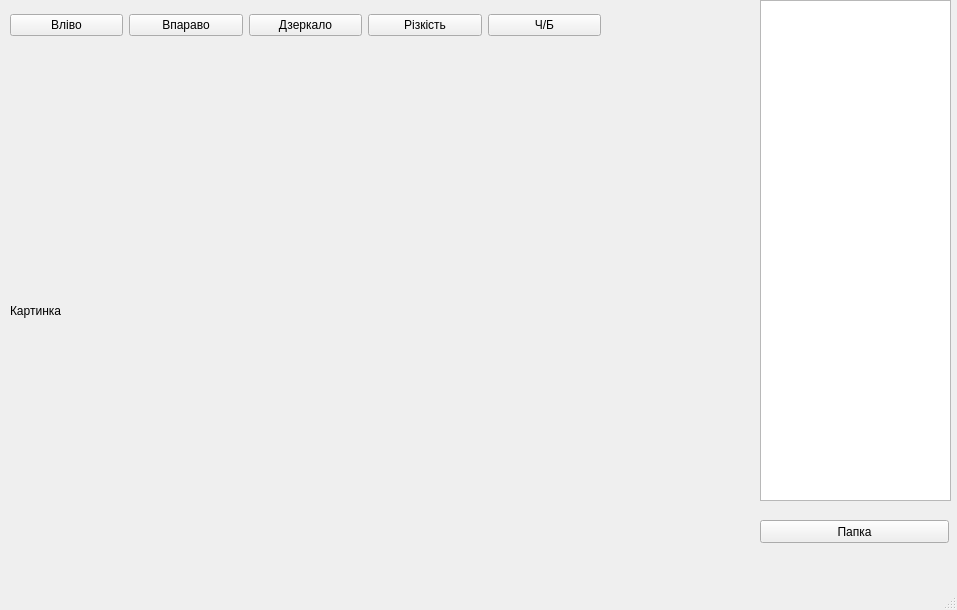
<?xml version="1.0" encoding="UTF-8"?>
<ui version="4.0">
 <class>MainWindow</class>
 <widget class="QMainWindow" name="MainWindow">
  <property name="geometry">
   <rect>
    <x>0</x>
    <y>0</y>
    <width>957</width>
    <height>610</height>
   </rect>
  </property>
  <property name="windowTitle">
   <string>MainWindow</string>
  </property>
  <widget class="QWidget" name="centralwidget">
   <widget class="QLabel" name="photo_lb">
    <property name="geometry">
     <rect>
      <x>10</x>
      <y>60</y>
      <width>741</width>
      <height>501</height>
     </rect>
    </property>
    <property name="text">
     <string>Картинка</string>
    </property>
   </widget>
   <widget class="QListWidget" name="files_list">
    <property name="geometry">
     <rect>
      <x>760</x>
      <y>0</y>
      <width>191</width>
      <height>501</height>
     </rect>
    </property>
   </widget>
   <widget class="QWidget" name="horizontalLayoutWidget">
    <property name="geometry">
     <rect>
      <x>10</x>
      <y>10</y>
      <width>591</width>
      <height>31</height>
     </rect>
    </property>
    <layout class="QHBoxLayout" name="horizontalLayout">
     <item>
      <widget class="QPushButton" name="left_btn">
       <property name="text">
        <string>Вліво</string>
       </property>
      </widget>
     </item>
     <item>
      <widget class="QPushButton" name="right_btn">
       <property name="text">
        <string>Впараво</string>
       </property>
      </widget>
     </item>
     <item>
      <widget class="QPushButton" name="mirror_btn">
       <property name="text">
        <string>Дзеркало</string>
       </property>
      </widget>
     </item>
     <item>
      <widget class="QPushButton" name="sharp_btn">
       <property name="text">
        <string>Різкість</string>
       </property>
      </widget>
     </item>
     <item>
      <widget class="QPushButton" name="bw_btn">
       <property name="text">
        <string>Ч/Б</string>
       </property>
      </widget>
     </item>
    </layout>
   </widget>
   <widget class="QPushButton" name="dir_btn">
    <property name="geometry">
     <rect>
      <x>760</x>
      <y>520</y>
      <width>189</width>
      <height>23</height>
     </rect>
    </property>
    <property name="text">
     <string>Папка</string>
    </property>
   </widget>
  </widget>
  <widget class="QMenuBar" name="menubar">
   <property name="geometry">
    <rect>
     <x>0</x>
     <y>0</y>
     <width>957</width>
     <height>21</height>
    </rect>
   </property>
  </widget>
  <widget class="QStatusBar" name="statusbar"/>
 </widget>
 <resources/>
 <connections/>
</ui>
